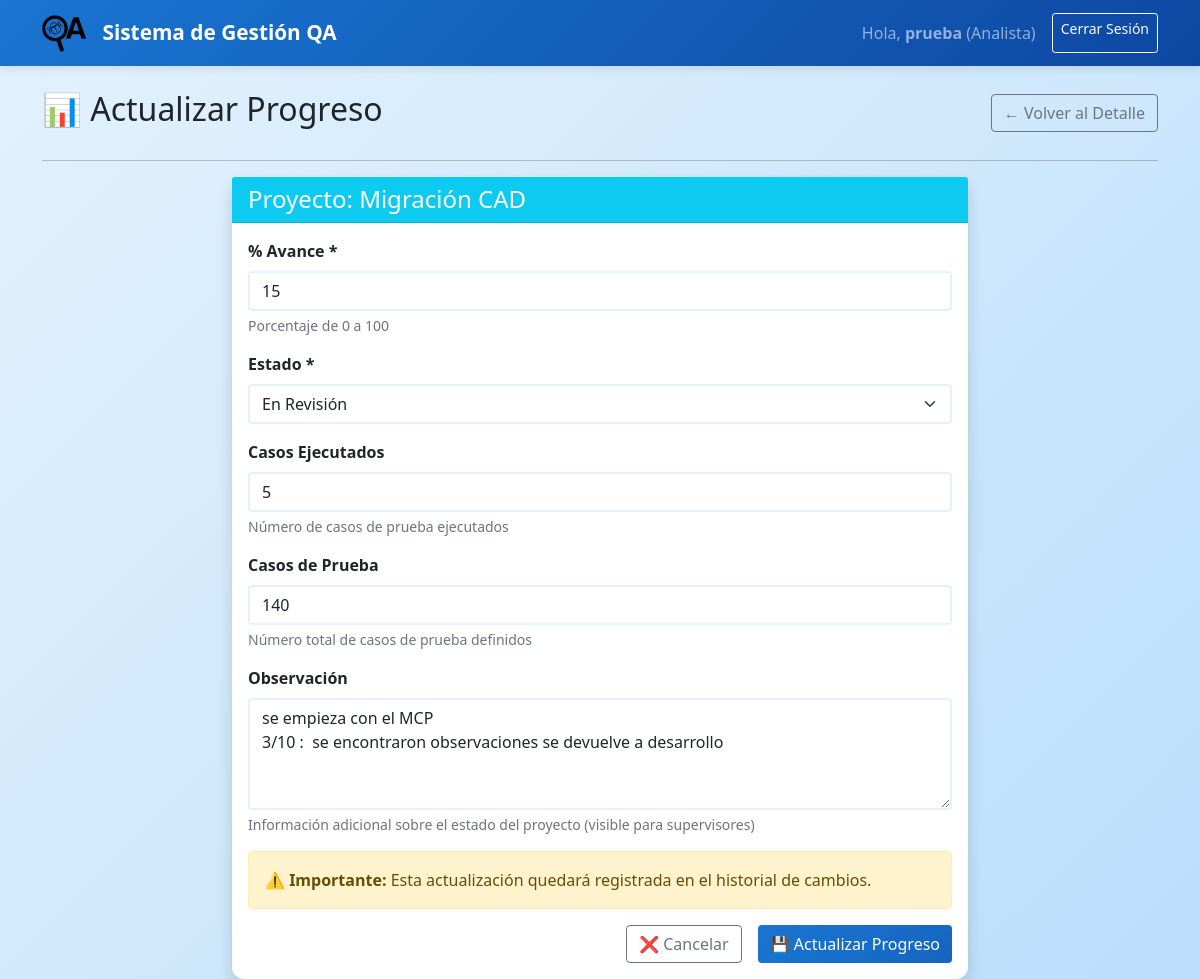
The page /projects/1/update-progress (signed in) on the database its author committed.
### app/models.py (models this page shows, shortened)
class User(UserMixin, db.Model):
    id = db.Column(db.Integer, primary_key=True)
    username = db.Column(db.String(64), unique=True, nullable=False)
    email = db.Column(db.String(120), unique=True, nullable=False)
    password_hash = db.Column(db.String(256), nullable=False)
    role = db.Column(db.String(20), nullable=False)  # Admin, Supervisor, Analista
    is_active = db.Column(db.Boolean, default=False)  # False=pending approval
    created_at = db.Column(db.DateTime, default=datetime.utcnow)
    projects_created = db.relationship('Project', backref='creator', lazy=True, foreign_keys='Project.created_by_id')
    projects_assigned = db.relationship('ProjectAnalyst', backref='analyst', lazy=True, foreign_keys='ProjectAnalyst.analyst_id')

class Project(db.Model):
    id = db.Column(db.Integer, primary_key=True)
    gsf_code = db.Column(db.String(50), nullable=False)
    invgate_code = db.Column(db.String(50), nullable=False)
    name = db.Column(db.String(200), nullable=False)
    priority = db.Column(db.String(20))  # Regulatorio, Crítico, Alta, Media, Baja
    estimated_hours = db.Column(db.Integer)
    start_date = db.Column(db.Date)
    end_date = db.Column(db.Date)
    status = db.Column(db.String(50))
    progress = db.Column(db.Integer, default=0)  # 0-100
    test_cases = db.Column(db.Integer, default=0)
    executed_cases = db.Column(db.Integer, default=0)
    observation = db.Column(db.Text)  # <- NUEVO CAMPO: Observación del analista
    created_by_id = db.Column(db.Integer, db.ForeignKey('user.id'), nullable=False)
    created_at = db.Column(db.DateTime, default=datetime.utcnow)
    updated_at = db.Column(db.DateTime, default=datetime.utcnow, onupdate=datetime.utcnow)
    analysts = db.relationship('ProjectAnalyst', backref='project', lazy=True, cascade='all, delete-orphan')
    evidences = db.relationship('Evidence', backref='project', lazy=True, cascade='all, delete-orphan')
    logs = db.relationship('Log', backref='project', lazy=True, cascade='all, delete-orphan')

class Catalog(db.Model):
    id = db.Column(db.Integer, primary_key=True)
    name = db.Column(db.String(50), nullable=False)  # 'priority', 'status'
    value = db.Column(db.String(100), nullable=False)
    is_active = db.Column(db.Boolean, default=True)
    created_at = db.Column(db.DateTime, default=datetime.utcnow)

### app/projects.py (the view, shortened to what this page needs)
@projects_bp.route('/projects/<int:project_id>/update-progress', methods=['GET', 'POST'])
@login_required
def update_progress(project_id):
    project = Project.query.get_or_404(project_id)
    if current_user.role == 'Analista':
        assigned = ProjectAnalyst.query.filter_by(project_id=project_id, analyst_id=current_user.id).first()
        if not assigned:
            flash('No tienes permisos para actualizar este proyecto.', 'danger')
            return redirect(url_for('projects.projects_list'))
    statuses = get_catalog_options('status')
    return render_template('projects/update_progress.html', project=project, statuses=statuses)

### app/models.py (called while the page is built)
@login_manager.user_loader
def load_user(id):
    return User.query.get(int(id))

### app/projects.py (called while the page is built)
def get_catalog_options(catalog_name):
    return [c.value for c in Catalog.query.filter_by(name=catalog_name, is_active=True).all()]

### app/templates/projects/update_progress.html
{% extends "base.html" %}
{% block content %}
<div class="row">
    <div class="col-12">
        <div class="d-flex justify-content-between align-items-center mb-4">
            <h2>📊 Actualizar Progreso</h2>
            <a href="{{ url_for('projects.project_detail', project_id=project.id) }}" class="btn btn-outline-secondary">
                ← Volver al Detalle
            </a>
        </div>
        <hr>
    </div>
</div>
<div class="row justify-content-center">
    <div class="col-md-8">
        <div class="card shadow">
            <div class="card-header bg-info text-white">
                <h4 class="card-title mb-0">Proyecto: {{ project.name }}</h4>
            </div>
            <div class="card-body">
                <form method="POST">
                    <div class="mb-3">
                        <label for="progress" class="form-label fw-bold">% Avance *</label>
                        <input type="number" class="form-control" id="progress" name="progress"
                               value="{{ project.progress }}" min="0" max="100" required>
                        <div class="form-text">Porcentaje de 0 a 100</div>
                    </div>
                    <div class="mb-3">
                        <label for="status" class="form-label fw-bold">Estado *</label>
                        <select class="form-select" id="status" name="status" required>
                            {% for status in statuses %}
                            <option value="{{ status }}" {% if project.status == status %}selected{% endif %}>{{ status }}</option>
                            {% endfor %}
                        </select>
                    </div>
                    <div class="mb-3">
                        <label for="executed_cases" class="form-label fw-bold">Casos Ejecutados</label>
                        <input type="number" class="form-control" id="executed_cases" name="executed_cases"
                               value="{{ project.executed_cases or 0 }}" min="0">
                        <div class="form-text">Número de casos de prueba ejecutados</div>
                    </div>
<div class="mb-3">
    <label for="test_cases" class="form-label fw-bold">Casos de Prueba</label>
    <input type="number" class="form-control" id="test_cases" name="test_cases"
           value="{{ project.test_cases or 0 }}" min="0">
    <div class="form-text">Número total de casos de prueba definidos</div>
</div>
                    <div class="mb-3">
                        <label for="observation" class="form-label fw-bold">Observación</label>
                        <textarea class="form-control" id="observation" name="observation"
                                  rows="4" placeholder="Agrega observaciones sobre el progreso del proyecto...">{{ project.observation or '' }}</textarea>
                        <div class="form-text">Información adicional sobre el estado del proyecto (visible para supervisores)</div>
                    </div>
                    <div class="alert alert-warning">
                        <strong>⚠️ Importante:</strong> Esta actualización quedará registrada en el historial de cambios.
                    </div>
                    <div class="d-grid gap-2 d-md-flex justify-content-md-end">
                        <a href="{{ url_for('projects.project_detail', project_id=project.id) }}"
                           class="btn btn-outline-secondary me-md-2">❌ Cancelar</a>
                        <button type="submit" class="btn btn-primary">💾 Actualizar Progreso</button>
                    </div>
                </form>
            </div>
        </div>
    </div>
</div>
{% endblock %}

### app/templates/base.html (shortened to what this page needs)
<!DOCTYPE html>
<html lang="es">
<head>
    <link href="https://cdn.jsdelivr.net/npm/bootstrap@5.1.3/dist/css/bootstrap.min.css" rel="stylesheet">
</head>
<body>
   <nav class="navbar navbar-expand-lg navbar-dark">
    <div class="container">
        <a class="navbar-brand d-flex align-items-center" href="{{ url_for('auth.index') }}">
            <img src="{{ url_for('static', filename='img/logo.png') }}" alt="Logo" height="40" class="me-3">
            Sistema de Gestión QA
        </a>
        {% if current_user.is_authenticated %}
        <div class="collapse navbar-collapse" id="navbarNav">
            <div class="navbar-nav ms-auto">
                <span class="navbar-text me-3">
                    Hola, <strong>{{ current_user.username }}</strong> ({{ current_user.role }})
                </span>
                <a class="btn btn-outline-light btn-sm" href="{{ url_for('auth.logout') }}">Cerrar Sesión</a>
            </div>
        </div>
        {% endif %}
    </div>
</nav>
    <div class="container mt-4">
        {% block content %}{% endblock %}
    </div>
</body>
</html>

### app/templates/base.html (style rules this page uses)
body { background: linear-gradient(135deg, #e3f2fd 0%, #bbdefb 100%); min-height: 100vh; font-family: 'Segoe UI', Tahoma, Geneva, Verdana, sans-serif; }
.navbar-brand { font-weight: bold; font-size: 1.3rem; }
.card { border: none; border-radius: 12px; }
.navbar { background: linear-gradient(135deg, #1976d2 0%, #0d47a1 100%) !important; box-shadow: 0 2px 10px rgba(0,0,0,0.1); }
.form-control, .form-select { border: 2px solid #e3f2fd; transition: border-color 0.3s ease; }
.btn-primary { background: linear-gradient(135deg, #1976d2 0%, #1565c0 100%); border: none; transition: transform 0.2s ease; }

### rows shown on the page
User: username "prueba", role "Analista"
Project: name "Migración CAD", progress "15", status "En Revisión", executed_cases "5", test_cases "140", observation "se empieza con el MCP 3/10 : se encontraron observaciones se devuelve a desarrollo"
